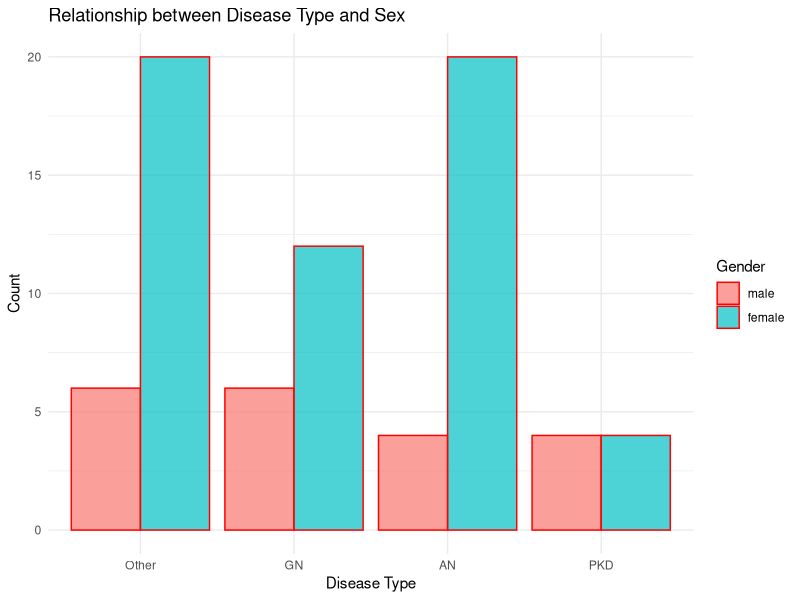
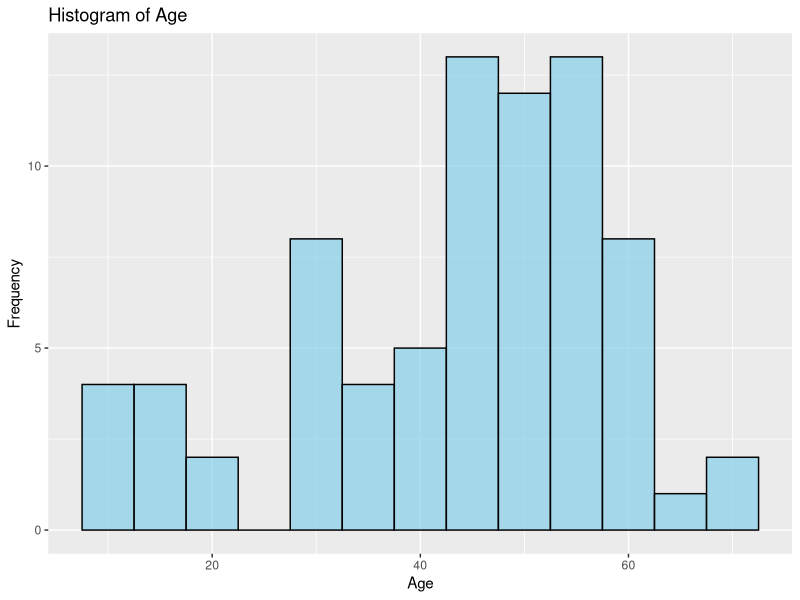
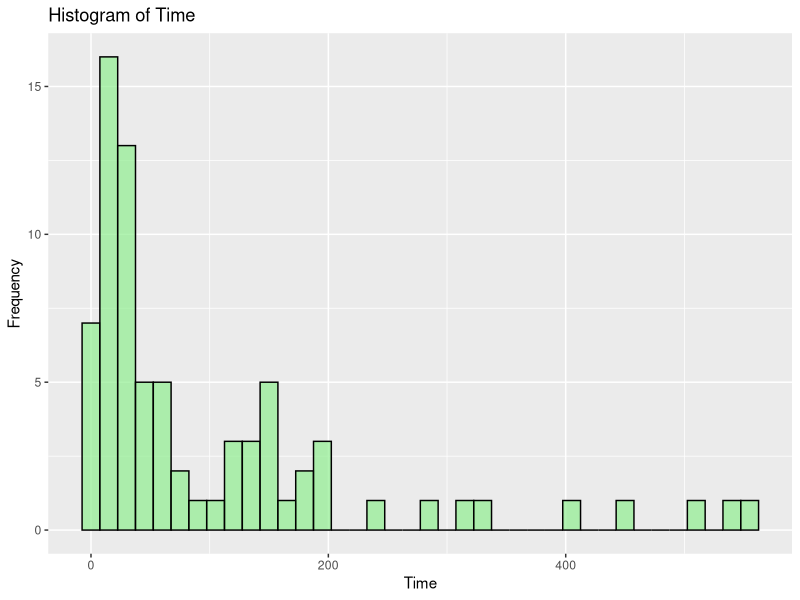
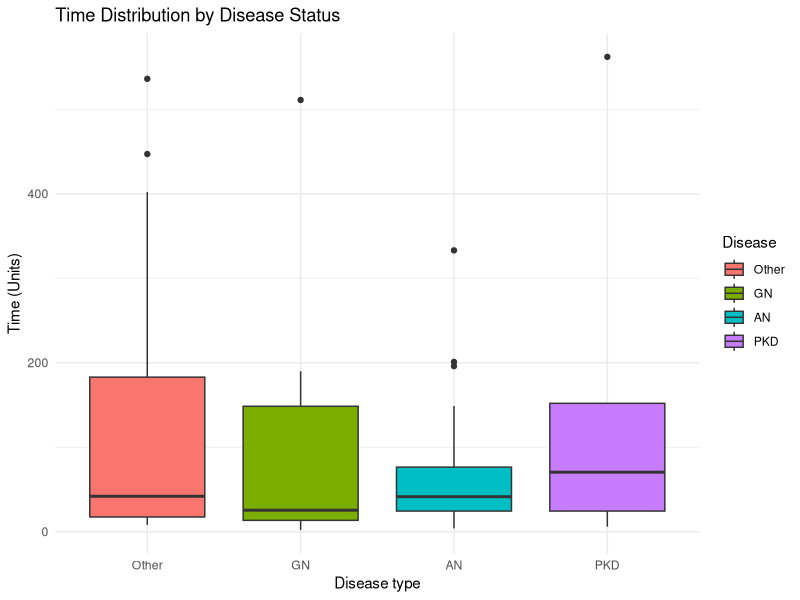
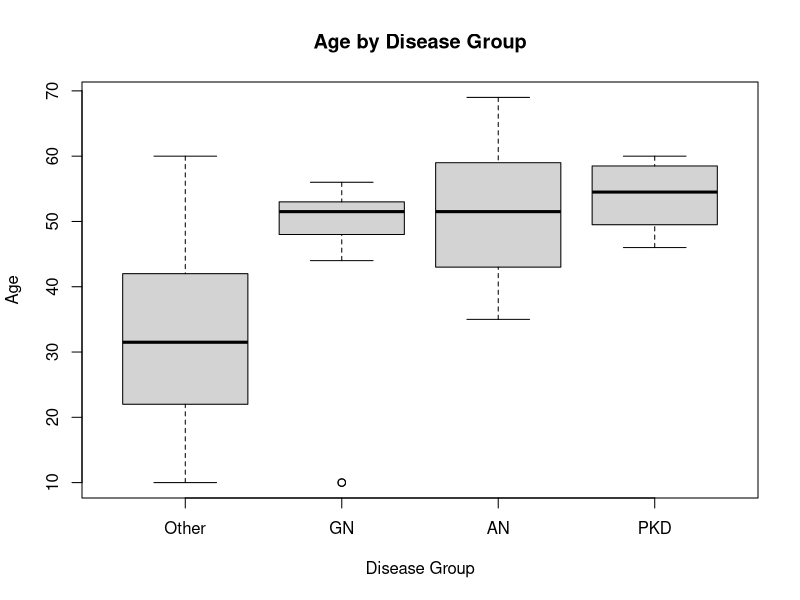
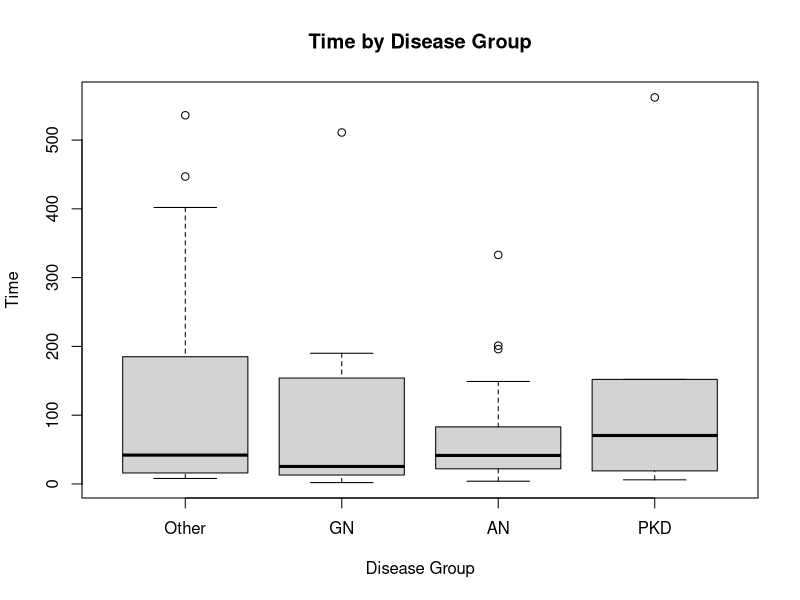
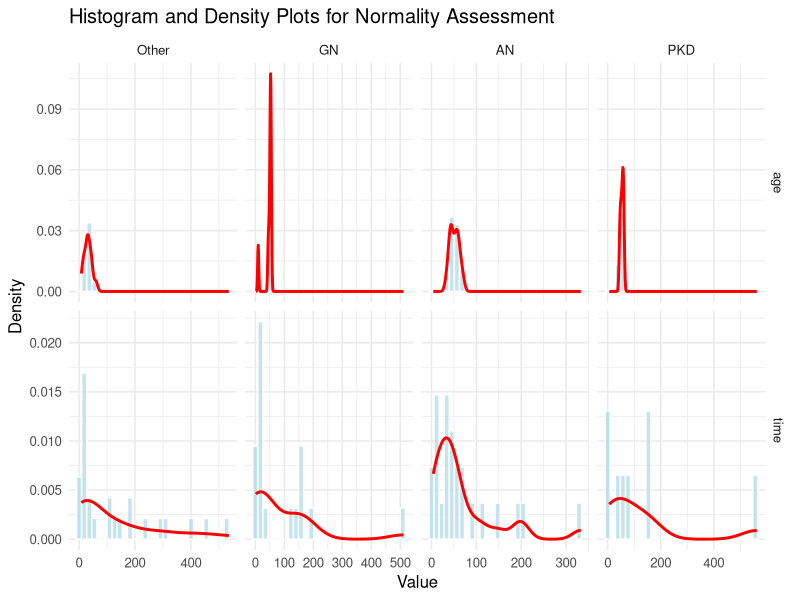
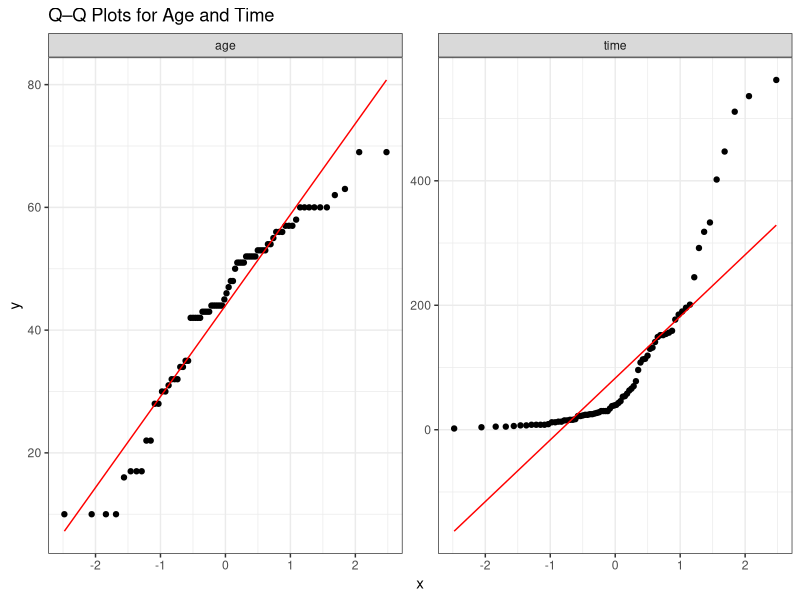

Source code (R) for these figures, in order:
## ---- chunk 1
# Set global knitr options
knitr::opts_chunk$set(
  echo = TRUE,          # Show code chunks
  warning = FALSE,      # Don't show warnings
  message = FALSE,      # Don't show messages
  fig.width = 10,       # Set default figure width
  fig.height = 6        # Set default figure height
)
## ---- chunk 2
install.packages ("survival" )
data(kidney)
## ---- chunk 3

library(dplyr)
library(car)
library ( survival )
library ( ggplot2 )
library(tidyr)
head (kidney)
?kidney

## ---- chunk 4
str(kidney$sex)
anyNA(kidney$age)
## ---- chunk 5
disease_count <- table(kidney$disease)
disease_props <- prop.table(disease_count) * 100

# combining the two tables 
disease_freqtab <- data.frame(
  Count = disease_count,
  Proportion_Percent = disease_props
)

disease_freqtab
## ---- chunk 6
sex_count <- table(kidney$sex)
sex_props <- prop.table(sex_count) * 100

# Combine the two tables
sex_freqtab <- data.frame(
   Count = sex_count,
   Proportion_Percent = sex_props
)
sex_freqtab
## ---- chunk 7
# converting our categorical variables into factor
# for disease
kidney$disease <- factor(kidney$disease)

# for sex
kidney$sex <- factor(kidney$sex,
                        levels = c(1,2),
                        labels = c("male","female"))


str(kidney$disease)
str(kidney$sex)



## ---- chunk 8
bar_chart <- ggplot(kidney, aes(x = disease, fill = sex)) +
    geom_bar(position = "dodge",alpha = 0.7, color = "red") +
    labs(
        title = "Relationship between Disease Type and Sex",
        x = "Disease Type",
        y = "Count",
        fill = "Gender"
    ) +
  theme_minimal()

# Display the chart
bar_chart
## ---- chunk 9
kidney %>%
  summarise(
    across(
      c(age, time),
      list(
        mean = mean,
        sd = sd,
        median = median,
        IQR = IQR,
        min = min,
        max = max,
        # confidence interval
        CI_lower = ~ mean(.x) - 1.96 * sd(.x) / sqrt(length(.x)),
        CI_upper = ~ mean(.x) + 1.96 * sd(.x) / sqrt(length(.x))
      ),
      .names = "{.fn}_{.col}"
    )
  )
## ---- chunk 10
ggplot(kidney, aes(x = age)) +
  geom_histogram(binwidth = 5,alpha = 0.7, fill = "skyblue", color = "black") +
  labs(title = "Histogram of Age", x = "Age", y = "Frequency")

## ---- chunk 11
ggplot(kidney, aes(x = time)) +
  geom_histogram(binwidth = 15,alpha = 0.7, fill = "lightgreen", color = "black") +
  labs(title = "Histogram of Time", x = "Time", y = "Frequency")

## ---- chunk 12
ggplot(kidney, aes(x = disease, y = time, fill = disease)) + 
  geom_boxplot() + 
  labs(
    title = "Time Distribution by Disease Status", 
    x = "Disease type",
    y = "Time (Units)",
    fill = "Disease"
  ) +
  theme_minimal()
## ---- chunk 13
# Use only first observation per patient to ensure independence
kidney_first <- kidney %>%
  group_by(id) %>%
  slice(1) %>%
  ungroup()

head(kidney_first)
## ---- chunk 14
# Create a contingency table
cat("Contingency Table (Counts):\n")
(contingency_table <- table(kidney_first$disease, kidney_first$sex))

cat("\nRow Percentages (% by Disease):\n")
prop.table(contingency_table, margin = 1) * 100

cat("\nColumn Percentages (% by Sex):\n") 
prop.table(contingency_table, margin = 2) * 100
## ---- chunk 15
## Chi-Squared Test of Independence

# Perform Chi-Squared Test
chi_sq_test <- chisq.test(contingency_table)
chi_sq_test

# Check expected counts (assumption check)
chi_sq_test$expected

## ---- chunk 16
kidney_data1 <- kidney %>% 
  select(age, sex, time, disease)

# Inspect the first few rows
head(kidney_data1)


## ---- chunk 17

str(kidney_data1)
kidney_data1%>%group_by()
summary(kidney_data1$age)
summary(kidney_data1$time)
table(kidney_data1$sex)
table(kidney_data1$disease)

## ---- chunk 18

# Structure
kidney_data1 %>% str()

# Summary of all variables
kidney_data1 %>% summary()

# Numeric summaries by disease
kidney_data1 %>%
  group_by(disease) %>%
  summarise(
    mean_age  = mean(age, na.rm = TRUE),
    sd_age    = sd(age, na.rm = TRUE),
    mean_time = mean(time, na.rm = TRUE),
    n         = n()
  )

# Categorical distributions
kidney_data1 %>% count(sex)
kidney_data1 %>% count(disease)

## ---- chunk 19
#kidney_data1$sex <- as.factor(kidney_data1$sex)
#kidney_data1$disease <- as.factor(kidney_data1$disease)
str(kidney_data1$sex)
str(kidney_data1$disease)
## ---- chunk 20
# Levene's test for age by disease
levene_age <- leveneTest(age ~ disease, data = kidney_data1)   # default center = median
levene_age


# Levene's test for time by disease
levene_time <- leveneTest(time ~ disease, data = kidney_data1)
levene_time

## ---- chunk 21
# extract p-value
levene_age_p <- levene_age[1,"Pr(>F)"]
levene_age_p

levene_time_p <- levene_time[1,"Pr(>F)"]
levene_time_p
## ---- chunk 22
# Compare to alpha = 0.05
if ( levene_age_p< 0.05) {
  cat("Reject H0: Variances are significantly different (p =", levene_age_p, ")\n")
} else {
  cat("Fail to reject H0: No evidence of different variances (p =", levene_age_p, ")\n")
}
## ---- chunk 23
# Compare to alpha = 0.05
if ( levene_time_p< 0.05) {
  cat("Reject H0: Variances are significantly different (p =",levene_time_p , ")\n")
} else {
  cat("Fail to reject H0: No evidence of different variances (p =", levene_time_p, ")\n")
}
## ---- chunk 24
anova_age <- aov(age ~ disease, data = kidney_data1)
summary(anova_age)
## ---- chunk 25
my_plot <-boxplot(age ~ disease,
        data = kidney,
        main = "Age by Disease Group",
        xlab = "Disease Group",
        ylab = "Age")
## ---- chunk 26
anova_time <- aov(time ~ disease, data = kidney_data1)
summary(anova_time)
## ---- chunk 27
boxplot(time ~ disease,
        data = kidney,
        main = "Time by Disease Group",
        xlab = "Disease Group",
        ylab = "Time")
## ---- chunk 28
# Levene's test for age by disease
levene_age <- leveneTest(age ~ disease, data = kidney_data1)   # default center = median
levene_age


# Levene's test for time by disease
levene_time <- leveneTest(time ~ disease, data = kidney_data1)
levene_time
## ---- chunk 29
kidney_data1 %>%
  select(disease, age, time) %>%
  pivot_longer(
    cols = c(age, time),
    names_to = "variable",
    values_to = "value"
  ) %>%
  ggplot(aes(x = value)) +
  geom_histogram(
    aes(y = after_stat(density)),
    bins = 30,
    fill = "lightblue",
    color = "white",
    alpha = 0.7
  ) +
  geom_density(
    color = "red",
    linewidth = 1
  ) +
  facet_grid(variable ~ disease, scales = "free") +
  theme_minimal(base_size = 12) +
  labs(
    title = "Histogram and Density Plots for Normality Assessment",
    x = "Value",
    y = "Density"
  )



## ---- chunk 30
numeric_vars <- kidney_data1 %>%
  select(age, time) %>%
  pivot_longer(cols = everything(), names_to = "variable", values_to = "value")

ggplot(numeric_vars, aes(sample = value)) +
  stat_qq() +
  stat_qq_line(color = "red") +
  facet_wrap(~ variable, scales = "free") +
  theme_bw() +
  labs(title = "Q–Q Plots for Age and Time")

## ---- chunk 31
# Barplots
kidney_data1 %>%
  select(sex, disease) %>%
  pivot_longer(cols = everything(), names_to = "variable", values_to = "value") %>%
  ggplot(aes(x = value, fill = value)) +
  geom_bar() +
  facet_wrap(~ variable, scales = "free") +
  theme_bw() +
  labs(title = "Distribution of Categorical Variables", x = "", y = "Count") +
  theme(legend.position = "none")

## ---- chunk 32
kidney %>%
  ggplot(aes(x = age, y = time)) +
  geom_point(alpha = 0.5, color = "blue") +
  geom_smooth(method = "lm", se = TRUE,color = "red") +
  labs(title = "Time vs Age",x = "Age (years)",y = "Time") +
theme_minimal()
## ---- chunk 33

kidney %>%
summarise(
Pearson_r = cor.test(age, time, method = "pearson")$estimate
,
p_value = cor.test(age, time, method = "pearson")$p.value
)

## ---- chunk 34

# Fit a linear regression model
lmodel <- lm(time ~ age, data = kidney)
# Model summary (coefficients, R-squared, F-statistic)
summary(lmodel)
## ---- chunk 35
# 95% confidence intervals for coefficients
confint(lmodel)
## ---- chunk 36
ggplot(data.frame(fitted = fitted(lmodel), resid = resid(lmodel)),
aes(x = fitted, y = resid)) +
geom_point() +
geom_hline(yintercept = 0, color = "red") +
labs(x = "Fitted␣values",
y = "Residuals",
title = "Residuals␣vs␣Fitted␣Values") +
theme_bw()
## ---- chunk 37
# Check normality of residuals
res <- resid(lmodel)
# Histogram of residuals
ggplot(as_tibble(res), aes(x = value)) +
geom_histogram(bins = 30, fill = "lightblue", color = "black") +
labs(title = "Histogram of Residuals",
x = "Residuals",
y = "Count") +
theme_bw()
## ---- chunk 38
ggplot(as_tibble(res), aes(sample = value)) +
stat_qq() +
stat_qq_line(color = "red") +
labs(title = "Normal Q–Q Plot of Residuals") +
theme_bw()
## ---- chunk 39
shapiro.test(res)
